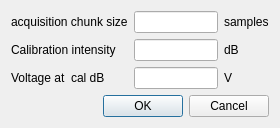
<?xml version="1.0" encoding="UTF-8"?>
<ui version="4.0">
 <class>DisplayDlg</class>
 <widget class="QDialog" name="DisplayDlg">
  <property name="geometry">
   <rect>
    <x>0</x>
    <y>0</y>
    <width>280</width>
    <height>121</height>
   </rect>
  </property>
  <property name="windowTitle">
   <string>Display Options</string>
  </property>
  <layout class="QVBoxLayout" name="verticalLayout">
   <item>
    <layout class="QGridLayout" name="gridLayout">
     <item row="0" column="0">
      <widget class="QLabel" name="label">
       <property name="text">
        <string>acquisition chunk size</string>
       </property>
      </widget>
     </item>
     <item row="0" column="1">
      <widget class="QLineEdit" name="chunksz_lnedt"/>
     </item>
     <item row="0" column="2">
      <widget class="QLabel" name="label_2">
       <property name="text">
        <string>samples</string>
       </property>
      </widget>
     </item>
     <item row="1" column="0">
      <widget class="QLabel" name="label_3">
       <property name="text">
        <string>Calibration intensity</string>
       </property>
      </widget>
     </item>
     <item row="1" column="1">
      <widget class="QLineEdit" name="caldb_lnedt"/>
     </item>
     <item row="1" column="2">
      <widget class="QLabel" name="label_6">
       <property name="text">
        <string>dB</string>
       </property>
      </widget>
     </item>
     <item row="2" column="0">
      <widget class="QLabel" name="label_4">
       <property name="text">
        <string>Voltage at  cal dB</string>
       </property>
      </widget>
     </item>
     <item row="2" column="1">
      <widget class="QLineEdit" name="calV_lnedt"/>
     </item>
     <item row="2" column="2">
      <widget class="QLabel" name="label_5">
       <property name="text">
        <string>V</string>
       </property>
      </widget>
     </item>
    </layout>
   </item>
   <item>
    <widget class="QDialogButtonBox" name="buttonBox">
     <property name="orientation">
      <enum>Qt::Horizontal</enum>
     </property>
     <property name="standardButtons">
      <set>QDialogButtonBox::Cancel|QDialogButtonBox::Ok</set>
     </property>
    </widget>
   </item>
  </layout>
 </widget>
 <resources/>
 <connections>
  <connection>
   <sender>buttonBox</sender>
   <signal>accepted()</signal>
   <receiver>DisplayDlg</receiver>
   <slot>accept()</slot>
   <hints>
    <hint type="sourcelabel">
     <x>227</x>
     <y>66</y>
    </hint>
    <hint type="destinationlabel">
     <x>157</x>
     <y>83</y>
    </hint>
   </hints>
  </connection>
  <connection>
   <sender>buttonBox</sender>
   <signal>rejected()</signal>
   <receiver>DisplayDlg</receiver>
   <slot>reject()</slot>
   <hints>
    <hint type="sourcelabel">
     <x>295</x>
     <y>72</y>
    </hint>
    <hint type="destinationlabel">
     <x>286</x>
     <y>83</y>
    </hint>
   </hints>
  </connection>
 </connections>
</ui>
